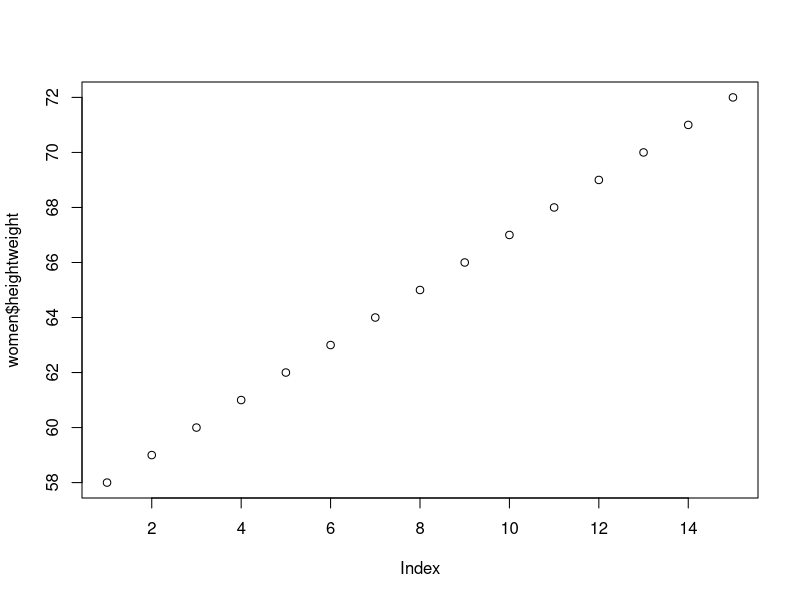
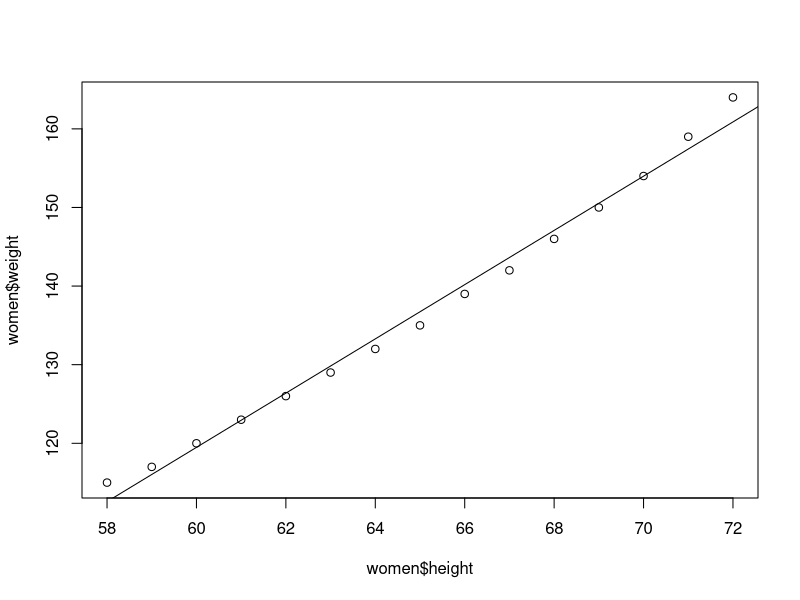
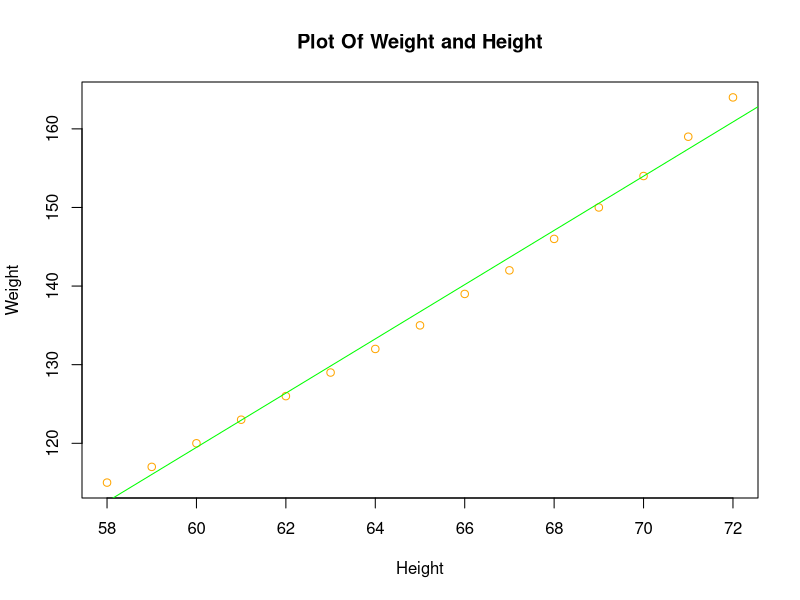
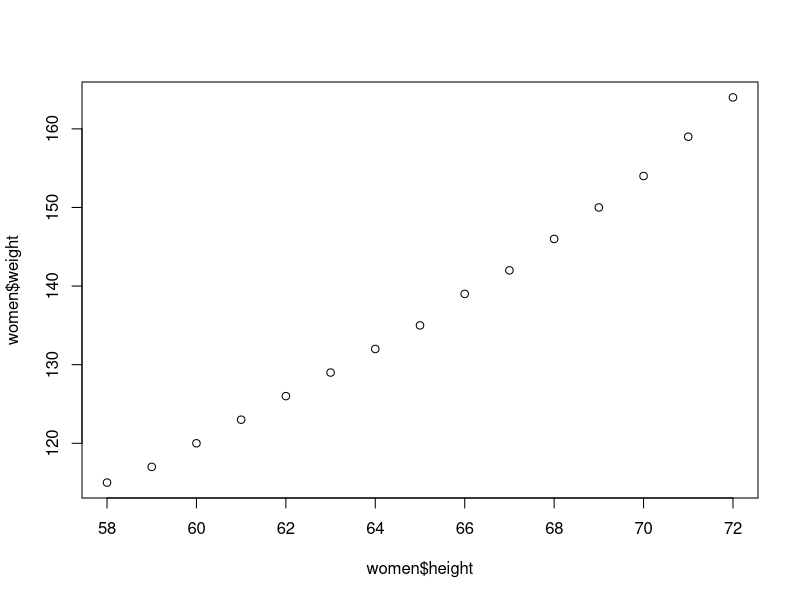
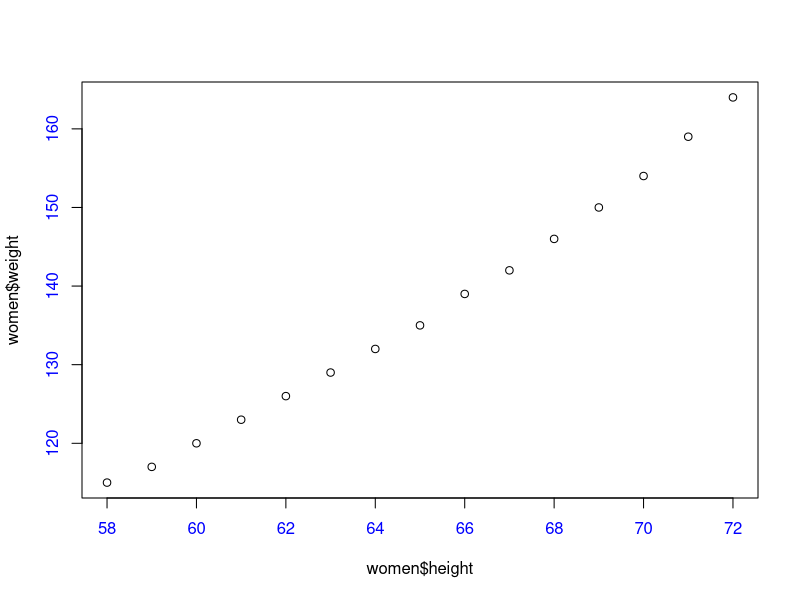
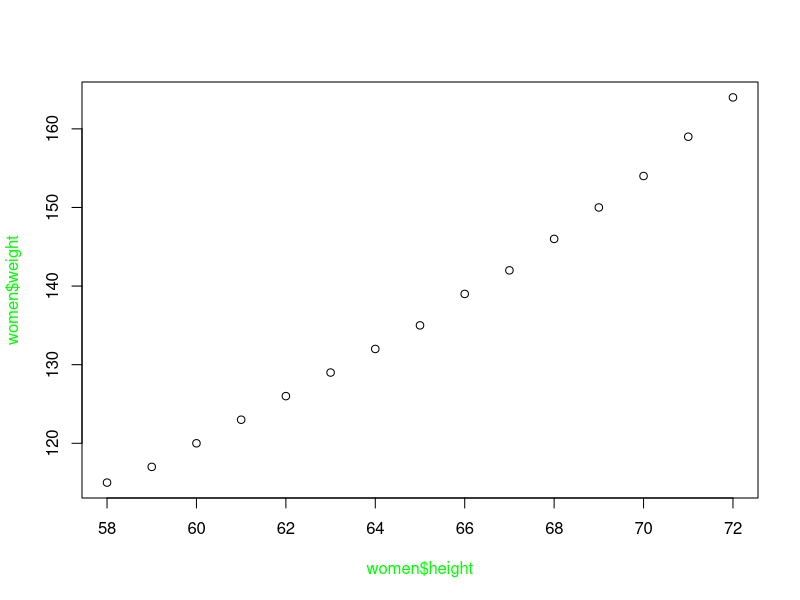
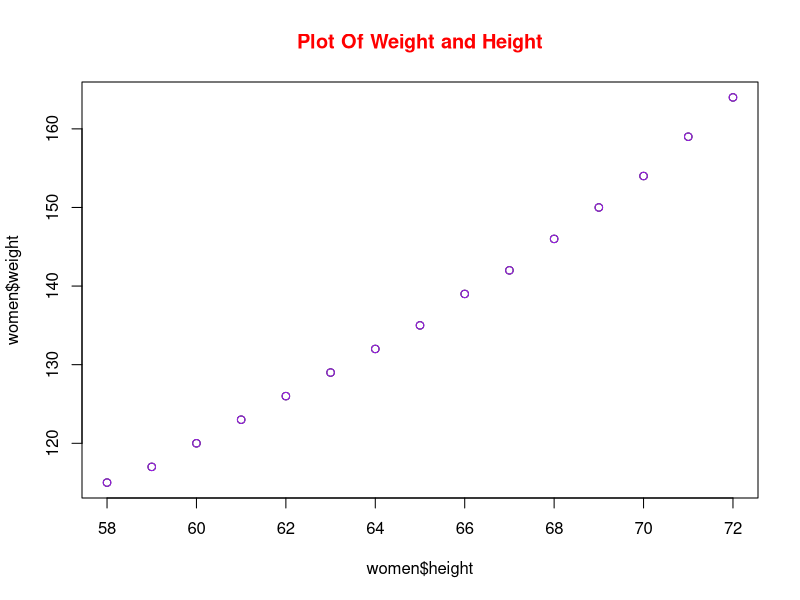
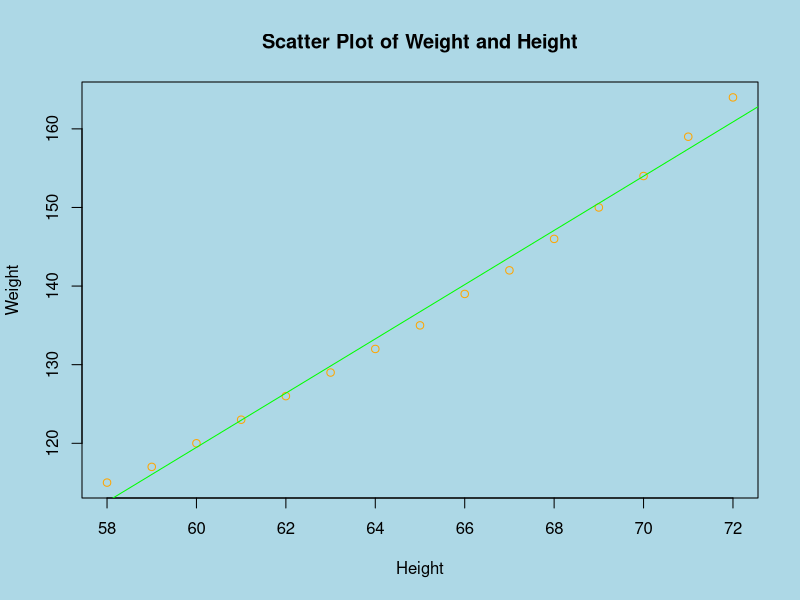

These charts were generated, in order, by the following R code:
# ---
# ***SET.SEED()
# *** LM()
# *** PLOT & GRAPHS
# ***SUM
# *** CORELLATION.
# *** DATA.FRAME()

# height~weight represents a formula object used in modeling, 
# while .seed() is a function used to control random number generation

# *****
#    * LINEAR REGRESSION *
#-====
#--
# Fit a linear regression model to predict weight based on height
model <- lm(weight ~ height, data = women)

# Summary of the linear regression model
summary(model)

# The intercept is the value of the dependent variable when all independent variables are zero, while,
#..the slope represents the change in the dependent variable for a one-unit change in the independent variable

bom <- model$coefficients[1]     # Intercept coefficient
bom

bom2 <- model$coefficients[2]     # Slope coefficient
bom2

error <- model$residuals    # Residuals (errors) of the model
error
#Residuals: Differences between observed and predicted values


yhat <- model$fitted.values    # Predicted values (y-hat) of the model
yhat
# These are the predicted values of the dependent variable based on the independent variables in the dataset used to fit the model
#Y = MX + C

plot(women$height,women$heightweight)


plot(women$height, women$weight)  # Scatter plot of height vs. weight
abline(model)  # Overlay the linear regression line

plot(women$height,women$weight, main = "Plot Of Weight and Height",xlab = "Height",ylab = "Weight",col="orange")
abline(model, col ="green")

#By summing up the residuals, you can get a sense of how well the model fits the data...
#..A smaller sum of residuals indicates a better fit
# Fit a linear regression model
model <- lm(weight ~ height, data = women)

# Calculate the sum of residuals
residual_sum <- sum(model$residuals)
print(residual_sum)

#--->>>CORRELATION>>>>
#---

#EXAMPLE (MAIN~ CLASS)

# Load the women dataset (included in R)
data(women)

# Compute Pearson correlation coefficient between weight and height
pearson_corr <- cor(women$weight, women$height, method = "pearson")

# Compute Spearman correlation coefficient between weight and height
spearman_corr <- cor(women$weight, women$height, method = "spearman")

# Compute Kendall correlation coefficient between weight and height
kendall_corr <- cor(women$weight, women$height, method = "kendall")

# Print correlation coefficients
cat("Pearson correlation coefficient:", pearson_corr, "\n")
cat("Spearman correlation coefficient:", spearman_corr, "\n")
cat("Kendall correlation coefficient:", kendall_corr, "\n")



# EXAMPLE 2.
# Create example data
set.seed(123)
x <- rnorm(100)
y <- 2 * x + rnorm(100, sd = 0.5)  # Linear relationship with noise

# Compute correlation coefficients using different methods
pearson_corr <- cor(x, y, method = "pearson")
spearman_corr <- cor(x, y, method = "spearman")
kendall_corr <- cor(x, y, method = "kendall")

# Print correlation coefficients
cat("Pearson correlation coefficient:", pearson_corr, "\n")
cat("Spearman correlation coefficient:", spearman_corr, "\n")
cat("Kendall correlation coefficient:", kendall_corr, "\n")

#-...>>>CORRELATION 2>>>

# Create example data
set.seed(123)
x <- rnorm(100)
y <- 2 * x + rnorm(100, sd = 0.5)  # Linear relationship with noise

# Fit linear regression models using different methods
model_qr <- lm(y ~ x, method = "qr")
model_model_matrix <- lm(y ~ x, method = "model.matrix")
model_model_frame <- lm(y ~ x, method = "model.frame")

# Summarize models
summary(model_qr)
summary(model_model_matrix)
summary(model_model_frame)


# -----EXTRAS
#E--X--T--R--A--S
#----
#background color of the entire plot area, you can use the par() function in combination with the bg paramete
plot(women$height, women$weight, bg = "grey") #BACKGROUND

plot(women$height, women$weight, col.axis = "blue") #AXIS COLOR

plot(women$height, women$weight, col.lab = "green") #AXIS LABEL COLOR

plot(women$height, women$weight, main = "Plot Of Weight and Height", col.main = "red") # TITLE COLOR

points(women$height, women$weight, col = "purple")  #POINT COLOR

# Set the background color of the entire plot area
par(bg = "lightblue")

# Create the plot
plot(women$height, women$weight, main = "Scatter Plot of Weight and Height", xlab = "Height", ylab = "Weight", col = "orange")

# Overlay the linear regression line
abline(model, col = "green")

#----
#DISPLAY DATA as table
#----

# Create a data frame containing the height and weight columns
data_table <- data.frame(Height = women$height, Weight = women$weight)

# Display the table
print(data_table)

#---
#OTHER WAYS OF DISPLAY
#>>>>>>>>

# Display the entire dataset
print(women)

# Display the entire height column
print(women$height)

# Display the entire weight column
print(women$weight)

#IF THERE ARE MORE DATA I WANT TO DISPLAY
#>>>>>>
#>#You can use the options() function to set these options

# Set options to display all rows and columns
options(max.print = 10000, width = 200)


# Now you can print the dataset or columns again to see all values
print(women)
print(women$height)
print(women$weight)

#-----
#     REVISED
#-----
# Example: Linear regression model
# Predicting weight based on height

# Fit a linear regression model
model <- lm(weight ~ height, data = women)

# Retrieve coefficients
intercept <- model$coefficients[1]
slope <- model$coefficients[2]

# Print coefficients
cat("Intercept:", intercept, "\n")
cat("Slope:", slope, "\n")

# Get residuals
residuals <- model$residuals

# Print residuals
cat("Residuals:", residuals[1:5], "... (truncated for brevity)\n")

# Get fitted values
fitted_values <- model$fitted.values

# Print fitted values
cat("Fitted Values:", fitted_values[1:5], "... (truncated for brevity)\n")


# ---- 
#-- GENERATING RANDOM NUMBERS
#---USE {SET.SEED()}

#. By setting the seed to a specific value using set.seed(),..
#..you ensure that the sequence of random numbers generated by the RNG is always the same.

# Example: Simulating data with random noise

# Set the seed for reproducibility
set.seed(123)

# Generate random data
x <- seq(1, 10, by = 0.1)  # Independent variable
y <- 2 * x + rnorm(length(x), mean = 0, sd = 1)  # Dependent variable with random noise

# Display the first few values of x and y
head(data.frame(x, y))

# Plot the simulated data
plot(x, y, main = "Simulated Data", xlab = "x", ylab = "y")

# Fit a linear regression model
model <- lm(y ~ x)

# Overlay the regression line
abline(model, col = "red")


#---
#    >> as.data.frame()
#----

#as.data.frame() is a versatile function that allows you to convert various types of objects into data frames
#can also be used to convert other types of objects, such as lists, factors, and vectors, into data frames.

# Create a matrix
mat <- matrix(1:6, nrow = 2, ncol = 3)

# Convert the matrix into a data frame
df <- as.data.frame(mat)

# View the resulting data frame
print(df)






